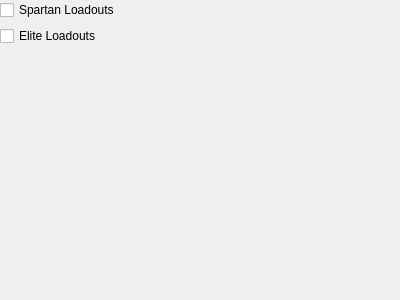
<?xml version="1.0" encoding="UTF-8"?>
<ui version="4.0">
 <class>PageMPSettingsLoadoutsOverall</class>
 <widget class="QWidget" name="PageMPSettingsLoadoutsOverall">
  <property name="geometry">
   <rect>
    <x>0</x>
    <y>0</y>
    <width>400</width>
    <height>300</height>
   </rect>
  </property>
  <property name="sizePolicy">
   <sizepolicy hsizetype="Expanding" vsizetype="Expanding">
    <horstretch>0</horstretch>
    <verstretch>0</verstretch>
   </sizepolicy>
  </property>
  <property name="windowTitle">
   <string>Form</string>
  </property>
  <layout class="QGridLayout" name="gridLayout">
   <property name="leftMargin">
    <number>0</number>
   </property>
   <property name="topMargin">
    <number>0</number>
   </property>
   <property name="rightMargin">
    <number>0</number>
   </property>
   <property name="bottomMargin">
    <number>0</number>
   </property>
   <item row="1" column="0">
    <widget class="QCheckBox" name="fieldFlag1">
     <property name="text">
      <string>Elite Loadouts</string>
     </property>
    </widget>
   </item>
   <item row="0" column="0">
    <widget class="QCheckBox" name="fieldFlag0">
     <property name="text">
      <string>Spartan Loadouts</string>
     </property>
    </widget>
   </item>
   <item row="2" column="0">
    <spacer name="verticalSpacer">
     <property name="orientation">
      <enum>Qt::Vertical</enum>
     </property>
     <property name="sizeHint" stdset="0">
      <size>
       <width>20</width>
       <height>0</height>
      </size>
     </property>
    </spacer>
   </item>
  </layout>
 </widget>
 <resources/>
 <connections/>
</ui>
